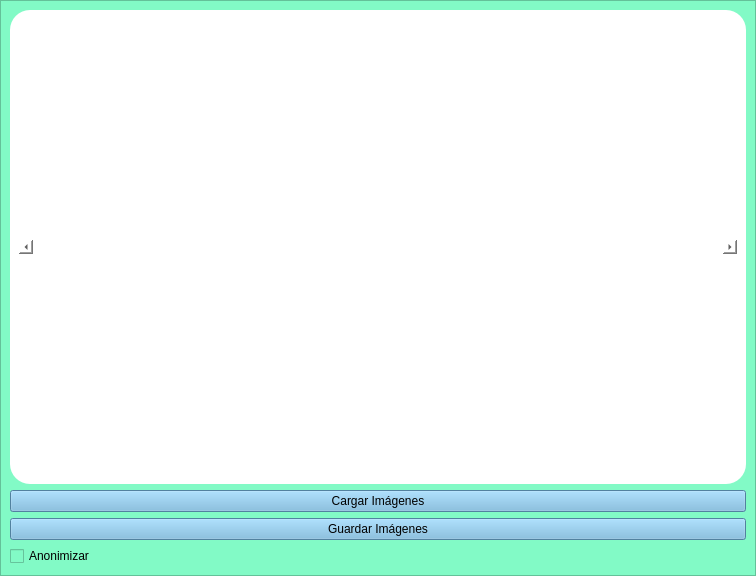
<?xml version="1.0" encoding="UTF-8"?>
<ui version="4.0">
 <class>MainWindow</class>
 <widget class="QMainWindow" name="MainWindow">
  <property name="geometry">
   <rect>
    <x>0</x>
    <y>0</y>
    <width>756</width>
    <height>576</height>
   </rect>
  </property>
  <property name="windowTitle">
   <string>Apertura - Cierre y Cierre- Apertura</string>
  </property>
  <widget class="QWidget" name="centralwidget">
   <layout class="QVBoxLayout" name="verticalLayout">
    <property name="leftMargin">
     <number>0</number>
    </property>
    <property name="topMargin">
     <number>0</number>
    </property>
    <property name="rightMargin">
     <number>0</number>
    </property>
    <property name="bottomMargin">
     <number>0</number>
    </property>
    <item>
     <widget class="QFrame" name="frame">
      <property name="styleSheet">
       <string notr="true">
background-color: rgb(130, 250, 198);</string>
      </property>
      <property name="frameShape">
       <enum>QFrame::StyledPanel</enum>
      </property>
      <property name="frameShadow">
       <enum>QFrame::Raised</enum>
      </property>
      <layout class="QVBoxLayout" name="verticalLayout_4">
       <item>
        <widget class="QFrame" name="frame_2">
         <property name="styleSheet">
          <string notr="true">background-color: rgb(255, 255, 255);
border-radius: 20px;</string>
         </property>
         <property name="frameShape">
          <enum>QFrame::StyledPanel</enum>
         </property>
         <property name="frameShadow">
          <enum>QFrame::Raised</enum>
         </property>
         <layout class="QVBoxLayout" name="verticalLayout_3">
          <item>
           <layout class="QVBoxLayout" name="graph_area"/>
          </item>
          <item>
           <widget class="QScrollBar" name="scrollBar">
            <property name="maximum">
             <number>0</number>
            </property>
            <property name="orientation">
             <enum>Qt::Horizontal</enum>
            </property>
           </widget>
          </item>
         </layout>
        </widget>
       </item>
       <item>
        <widget class="QPushButton" name="cargar_imagenes">
         <property name="styleSheet">
          <string notr="true">background-color: rgb(115, 181, 222);</string>
         </property>
         <property name="text">
          <string>Cargar Imágenes</string>
         </property>
        </widget>
       </item>
       <item>
        <widget class="QPushButton" name="guardar_imagenes">
         <property name="styleSheet">
          <string notr="true">background-color: rgb(115, 181, 222);</string>
         </property>
         <property name="text">
          <string>Guardar Imágenes</string>
         </property>
        </widget>
       </item>
       <item>
        <widget class="QCheckBox" name="anonimizar">
         <property name="text">
          <string>Anonimizar</string>
         </property>
        </widget>
       </item>
      </layout>
     </widget>
    </item>
   </layout>
  </widget>
 </widget>
 <resources/>
 <connections/>
</ui>
